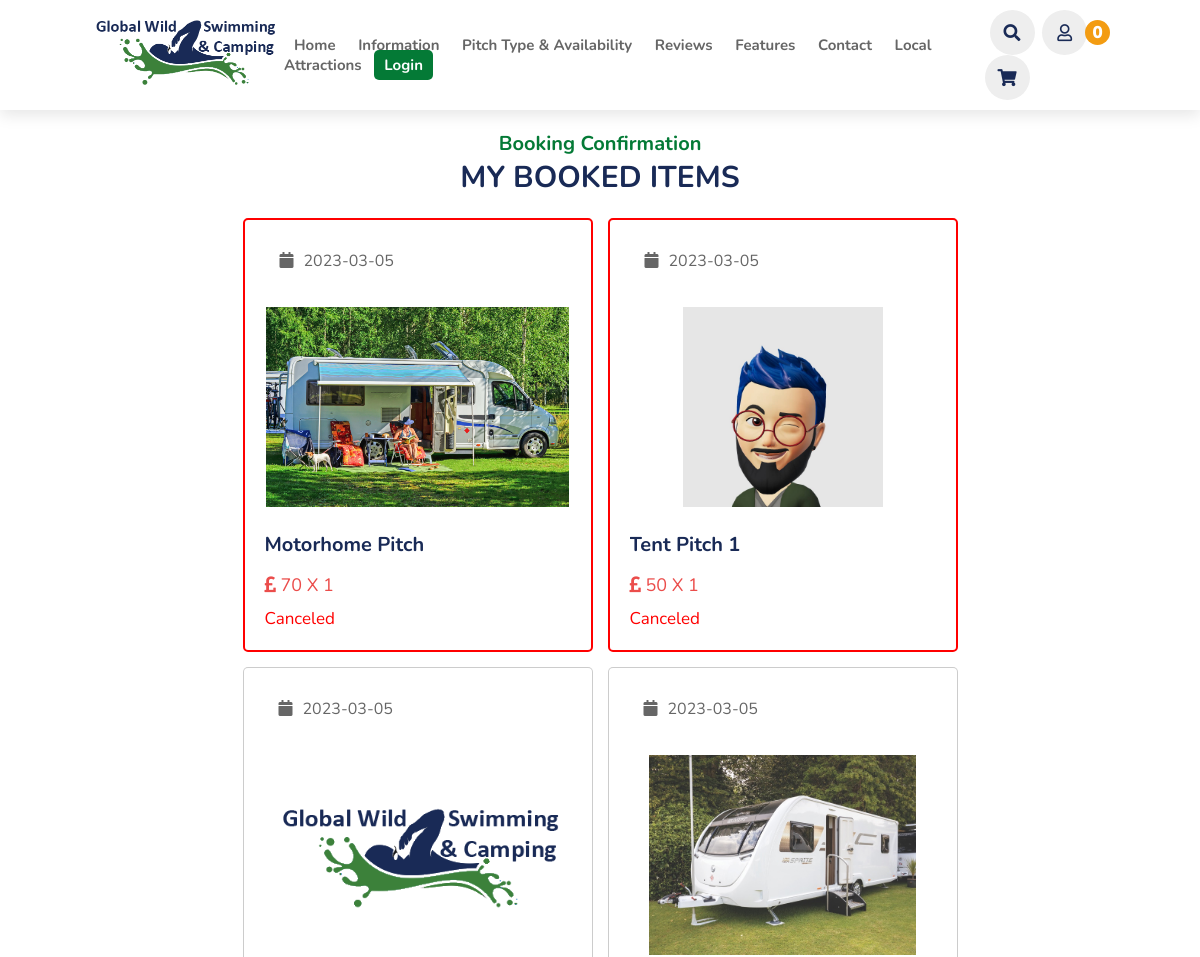
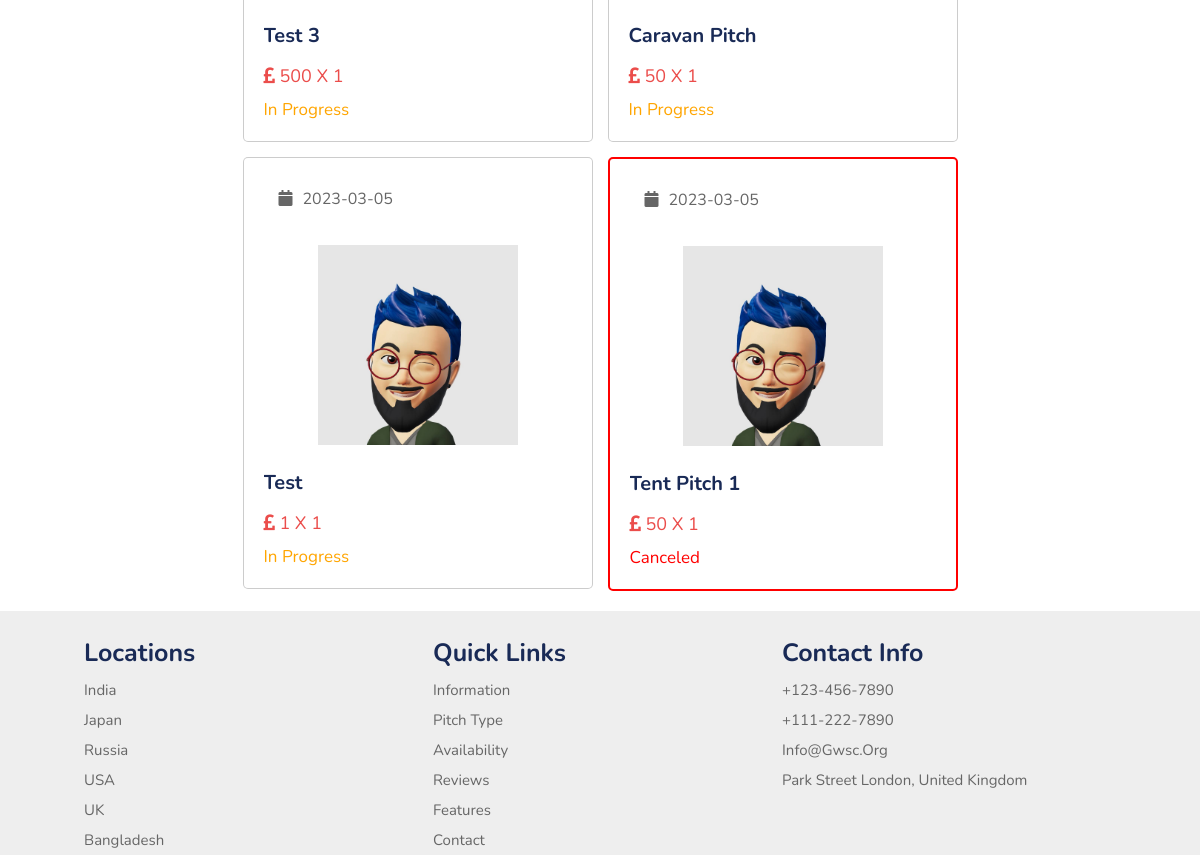
Before: /booked.php (signed in, upper part) with the older database file (2 pictures, top to bottom).
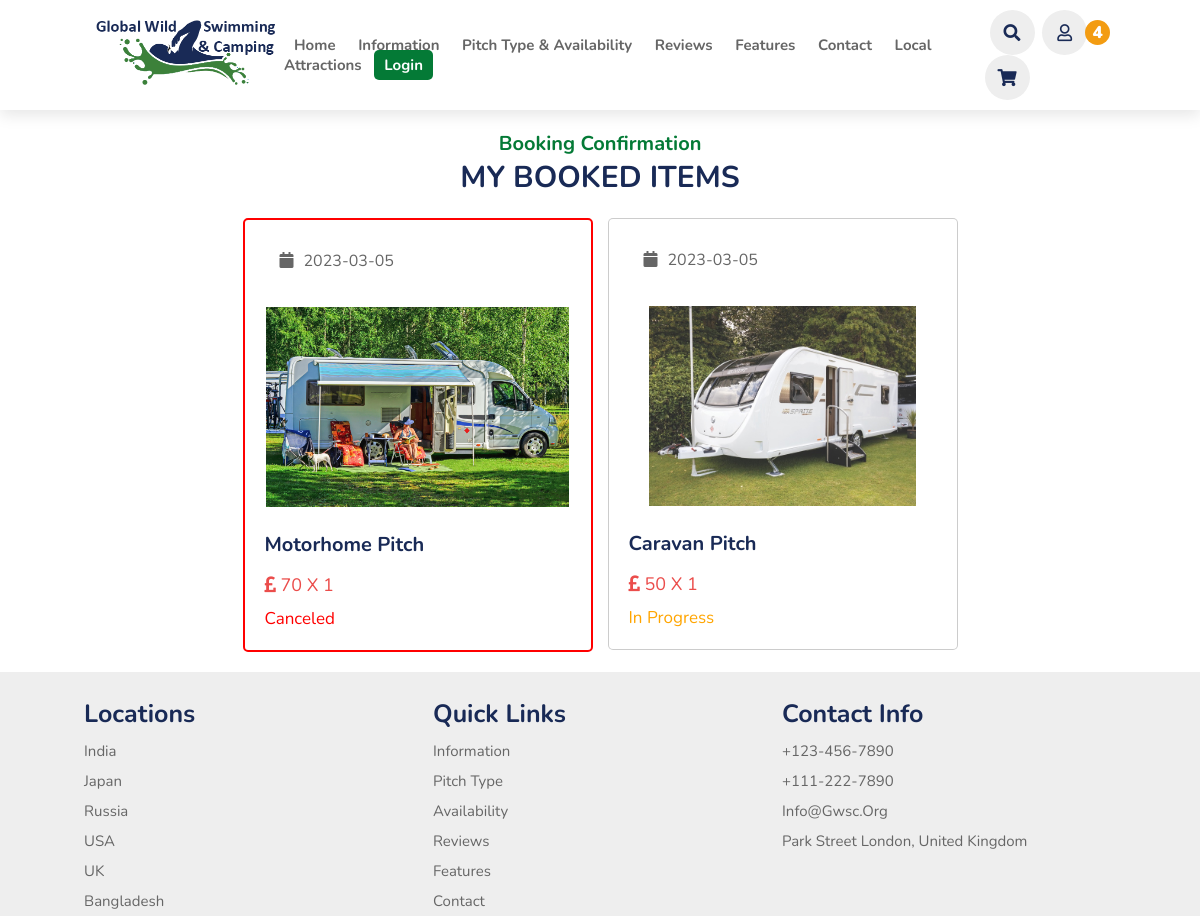
After: the same page with the newer database file.
### tables this page shows
CREATE TABLE `pitch` (
  `id` varchar(20) NOT NULL,
  `name` varchar(50) NOT NULL,
  `price` varchar(10) NOT NULL,
  `image` varchar(50) NOT NULL
);

CREATE TABLE `confirm_booking` (
  `id` varchar(20) NOT NULL,
  `user_id` varchar(20) NOT NULL,
  `name` varchar(50) NOT NULL,
  `number` varchar(10) NOT NULL,
  `email` varchar(50) NOT NULL,
  `address` varchar(200) NOT NULL,
  `address_type` varchar(10) NOT NULL,
  `method` varchar(50) NOT NULL,
  `pitch_id` varchar(20) NOT NULL,
  `price` varchar(10) NOT NULL,
  `qty` varchar(2) NOT NULL,
  `date` date NOT NULL DEFAULT current_timestamp(),
  `status` varchar(50) NOT NULL DEFAULT 'in progress'
);

### booked.php (the view, shortened to what this page needs)
<?php
include 'components/config.php';
if (isset($_COOKIE['user_id'])) {
    $user_id = $_COOKIE['user_id'];
} else {
    setcookie('user_id', create_unique_id(), time() + 60 * 60 * 24 * 30);
}
?>
<!DOCTYPE html>
<html lang="en">
<head>
    <link rel="stylesheet" href="https://cdn.jsdelivr.net/npm/swiper@8/swiper-bundle.min.css" />
    <link rel="stylesheet" href="https://cdnjs.cloudflare.com/ajax/libs/font-awesome/5.15.3/css/all.min.css" />
    <link rel="stylesheet" href="css/style.css">
</head>
<body>
    <?php include 'components/header.php'; ?>
    <section>
        <div class="booked">
            <h3 class="sub-heading">Booking Confirmation</h3>
            <h1 class="heading">my booked items</h1>
            <div class="box-container">
                <?php
                $select_orders = $conn->prepare("SELECT * FROM `confirm_booking` WHERE user_id = ? ORDER BY date DESC");
                $select_orders->execute([$user_id]);
                if ($select_orders->rowCount() > 0) {
                    while ($fetch_order = $select_orders->fetch(PDO::FETCH_ASSOC)) {
                        $select_pitch = $conn->prepare("SELECT * FROM `pitch` WHERE id = ?");
                        $select_pitch->execute([$fetch_order['pitch_id']]);
                        if ($select_pitch->rowCount() > 0) {
                            while ($fetch_pitch = $select_pitch->fetch(PDO::FETCH_ASSOC)) {
                ?>
                                <div class="box" <?php if ($fetch_order['status'] == 'canceled') {
                                                        echo 'style="border:.2rem solid red";';
                                                    }; ?>>
                                    <a href="view_booked_items.php?get_id=<?= $fetch_order['id']; ?>">
                                        <p class="date"><i class="fa fa-calendar"></i><span><?= $fetch_order['date']; ?></span></p>
                                        <img src="uploaded_files_pitch/<?= $fetch_pitch['image']; ?>" class="image" alt="">
                                        <h3 class="name"><?= $fetch_pitch['name']; ?></h3>
                                        <p class="price"><i class="fas fa-pound-sign"></i> <?= $fetch_order['price']; ?> x <?= $fetch_order['qty']; ?></p>
                                        <p class="status" style="color:<?php if ($fetch_order['status'] == 'delivered') {
                                                                            echo 'green';
                                                                        } elseif ($fetch_order['status'] == 'canceled') {
                                                                            echo 'red';
                                                                        } else {
                                                                            echo 'orange';
                                                                        }; ?>"><?= $fetch_order['status']; ?></p>
                                    </a>
                                </div>
                <?php
                            }
                        }
                    }
                } else {
                    echo '<p class="empty">no orders found!</p>';
                }
                ?>
            </div>
        </div>
    </section>
    <?php include 'components/footer.php'; ?>
</body>
</html>

### components/header.php (shortened to what this page needs)
<header>
    <a href="#" class="logo"><img src="images/logo.png" alt=""></a>
    <nav class="navbar">
        <a href="index.php">home</a>
        <a href="information.php">information</a>
        <a href="pitch.php">pitch type & availability</a>
        <a href="review.php">reviews</a>
        <a href="feature.php">features</a>
        <a href="contact.php">contact</a>
        <a href="localattractions.php">local attractions</a>
        <a class="active" href="login.php">Login</a>
    </nav>
    <div class="icons">
        <i class="fas fa-search" id="search-icons"></i>
        <?php
        if ($user_id != '') {
        ?>
            <div id="user-btn" class="far fa-user"></div>
            <?php
            $count_cart_items = $conn->prepare("SELECT * FROM `booking` WHERE user_id = ?");
            $count_cart_items->execute([$user_id]);
            $total_cart_items = $count_cart_items->rowCount();
            ?>
            <a href="booking_cart.php" class="fas fa-shopping-cart"><span><?= $total_cart_items; ?></span></a>
        <?php }; ?>
    </div>
</header>

Changed rows visible on the page:
no longer on this page (row unchanged): confirm_booking: date "2023-03-05", price "50", qty "1", status "Canceled"
removed pitch: image (picture), name "Tent Pitch 1"
no longer on this page (row unchanged): confirm_booking: date "2023-03-05", price "500", qty "1", status "In Progress"
removed pitch: image (picture), name "Test 3"
no longer on this page (row unchanged): confirm_booking: date "2023-03-05", price "1", qty "1", status "In Progress"
removed pitch: image (picture), name "Test"
no longer on this page (row unchanged): confirm_booking: date "2023-03-05", price "50", qty "1", status "Canceled"
Other visible differences:
$total_cart_items: "0" → "4"
